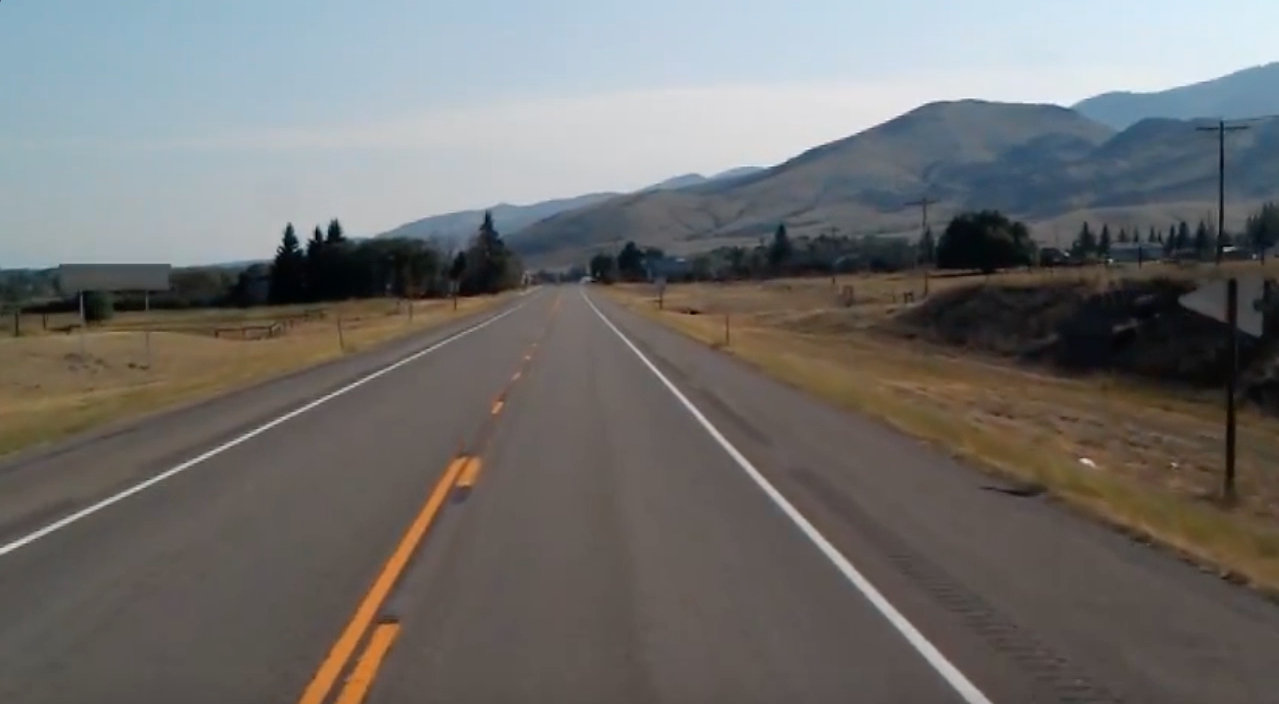
#> input picture test_image1.jpg, 1279 x 704 px
$ python color_identification.py
#> lines starting #> are read from the running program, lines starting #| are printed output that depends on the picture; after the words box and inside, x2 and y2 are one past the last pixel; in counts of white or black regions, pixels touching at a corner belong together
import cv2
import numpy as np
import matplotlib.pyplot as plt

image = cv2.imread("test_image1.jpg")
#> image is the input picture: shape (704, 1279, 3); mean B, G, R 109.7, 111.3, 112.3
cv2.waitKey(0)

img = np.copy(image)

hsv = cv2.cvtColor(image, cv2.COLOR_BGR2HSV)
#> hsv: shape (704, 1279, 3); mean H, S, V 51.3, 49.6, 121.7

color_boundaries = {
    "red": ([161, 155, 84], [179, 255, 255]),
    "blue": ([94, 80, 2], [126, 255, 255]),
    "yellow": ([22, 60, 200], [60, 255, 255]),
}

for color_name, (lower, upper) in color_boundaries.items():
    lower = np.array(lower, dtype=np.uint8)
    upper = np.array(upper, dtype=np.uint8)
    mask = cv2.inRange(hsv, lower, upper)

    #    mask = cv2.erode(mask, None, iterations=2)
    #    mask = cv2.dilate(mask, None, iterations=2)

    output = cv2.bitwise_and(hsv, hsv, mask=mask)
    if mask.any():
        print(f"{color_name}")
#> this loop made 3 passes
#> pass 2, `mask = cv2.inRange(hsv, lower, upper)`:
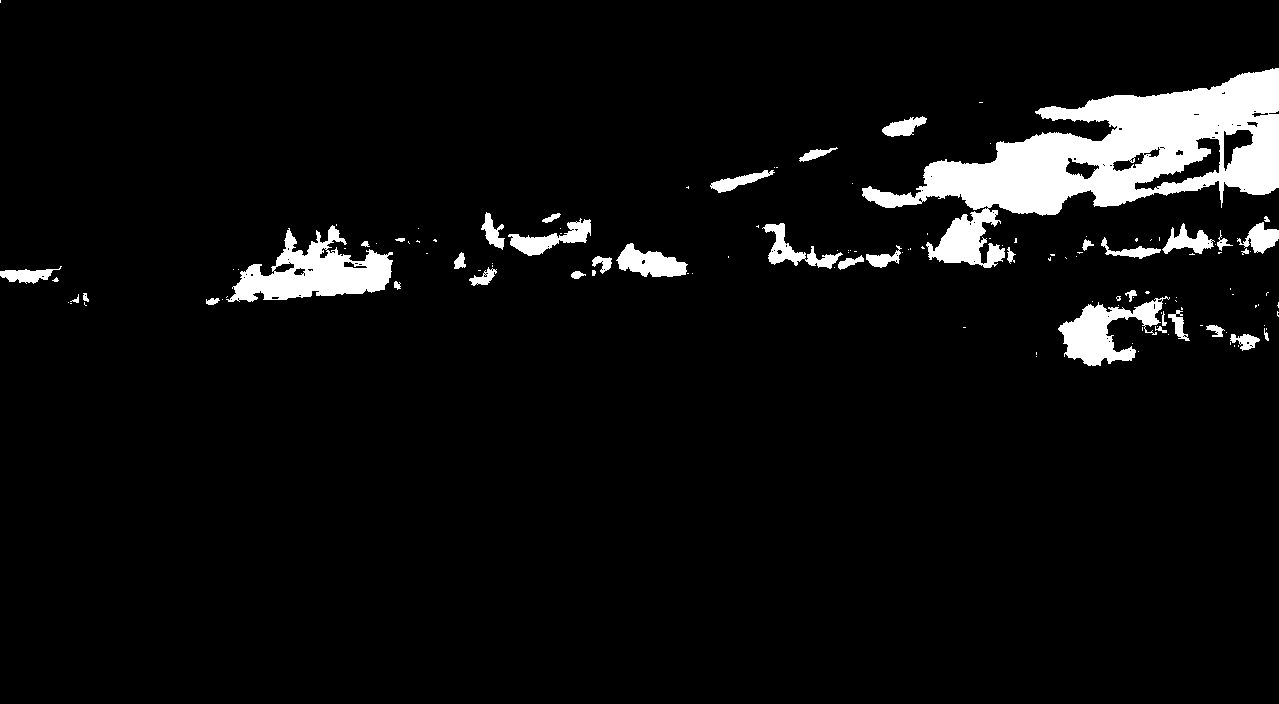
#> mask: shape (704, 1279); 5.6% white; 132 white regions (92 under 20 px), largest, box (x1, y1, x2, y2) and area: (862, 68, 1279, 268) 30442, (226, 225, 393, 302) 6104, (1058, 296, 1170, 366) 3334

$ run again, with test_image2.jpg copied over test_image1.jpg
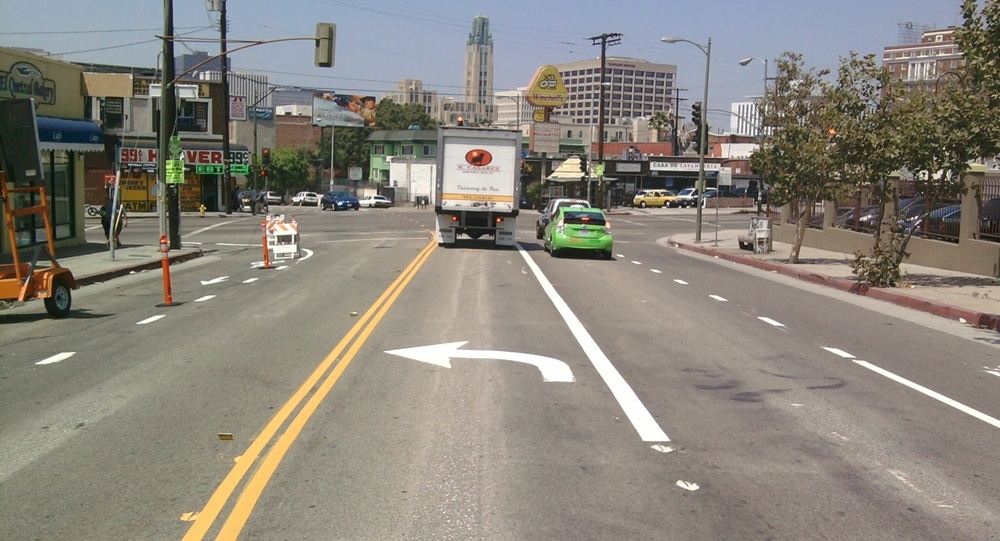
#> input picture test_image2.jpg, 1000 x 541 px, shrunk from 2048 x 1107 before the run
#> image is the input picture: shape (541, 1000, 3); mean B, G, R 123.7, 132.6, 137.7
#> hsv: shape (541, 1000, 3); mean H, S, V 36.5, 45.5, 142.9
#> the loop `for color_name, (lower, upper) in color_boundaries.items():` made 3 passes
#> pass 1, `mask = cv2.inRange(hsv, lower, upper)`:
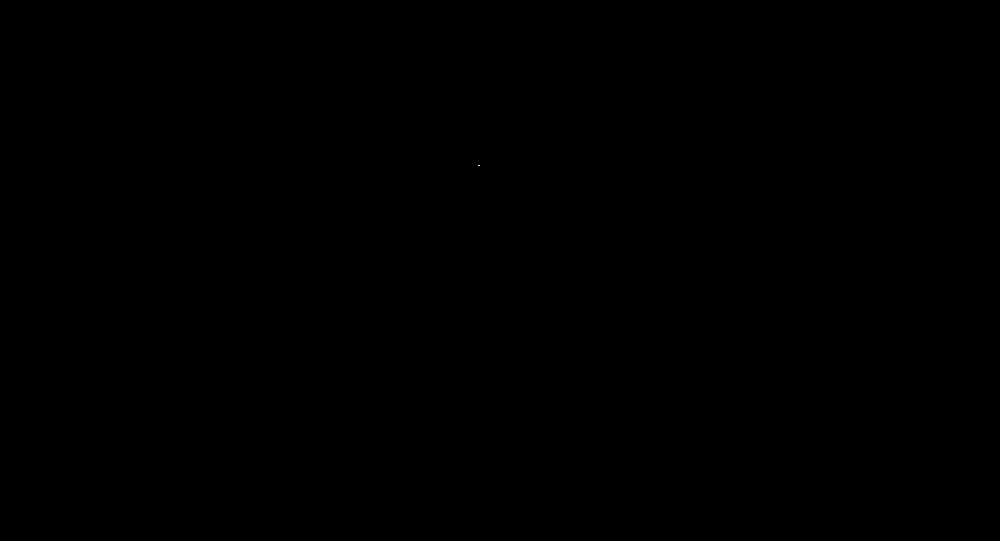
#> mask: shape (541, 1000); 0% white in thin lines or dots, all inside (x1, y1, x2, y2) = (478, 165, 480, 166)
#> pass 2, `mask = cv2.inRange(hsv, lower, upper)`:
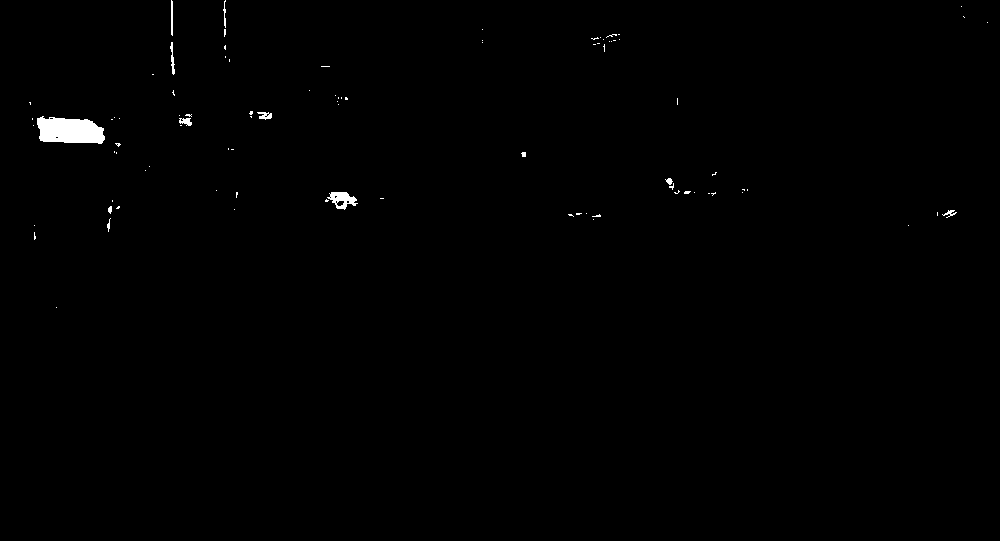
#> mask: shape (541, 1000); 0.48% white; 90 white regions (78 under 20 px), largest, box (x1, y1, x2, y2) and area: (37, 116, 105, 144) 1481, (327, 192, 358, 210) 293, (170, 42, 175, 75) 78
